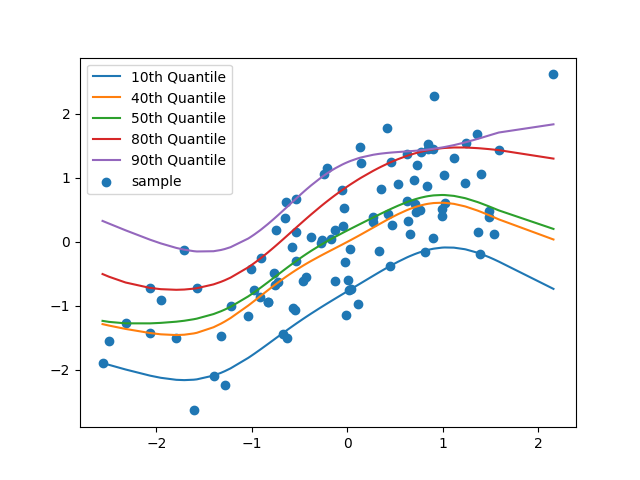

The Python source for this figure:
import numpy as np
from scipy.optimize import linprog
from scipy.sparse import block_diag
from quadprog import solve_qp
from sklearn.metrics.pairwise import rbf_kernel, linear_kernel
import matplotlib.pyplot as plt

np.set_printoptions(edgeitems=10, precision=2, linewidth=150)
np.random.seed(0)


def quadprog_solve_qp(P, q, G=None, h=None, A=None, b=None):
    penalty_lambda = 0.5
    qp_G = penalty_lambda * (P + P.T) + np.eye(P.shape[0])*0.00001  # make sure P is symmetric
    qp_a = -q
    if A is not None:
        qp_C = -numpy.vstack([A, G]).T
        qp_b = -numpy.hstack([b, h])
        meq = A.shape[0]
    else:  # no equality constraint
        qp_C = -G.T
        qp_b = -h
        meq = 0
    return solve_qp(qp_G, qp_a, qp_C, qp_b, meq)[0]

class kernel_snqr:

    def fit(self, X, y, taus, kernel):

        n = X.shape[0]
        k = X.shape[1]

        self.kernel = kernel
        L = kernel(X,X)
        self.design_mat = X

        self.L_X = min(0, np.min(L))
        L_plus = L - self.L_X
        print(np.linalg.eigvals(L_plus))
        print(np.linalg.eigvals(L))

        sort_taus = sorted(taus)

        P_taus = []
        c_taus = []
        A_taus = []
        b_taus = []

        for tau in sort_taus:

            P_tau = np.zeros((2*n+1, 2*n+1))
            P_tau[n+1:, n+1:] = L_plus
            P_taus.append(P_tau)
            c_tau = np.ones((n, 1))
            c_tau = np.vstack([c_tau, np.zeros((n+1, 1))])
            c_taus.append(c_tau)

            A_top = np.eye(n)/tau
            A_top = np.hstack([A_top, np.ones((n,1)), L_plus])
            A_top = -A_top
            A_bottom = np.eye(n)/(tau-1)
            A_bottom = np.hstack([A_bottom, np.ones((n,1)), L_plus])
            b_top = -y
            b_bottom = y

            A_tau = np.vstack([A_top, A_bottom])
            b_tau = np.hstack([b_top, b_bottom])

            print("A_tau:", A_tau.shape)

            A_taus.append(A_tau)
            b_taus.append(b_tau)

        P = block_diag(P_taus)
        c = np.vstack(c_taus)
        A_ub = block_diag(A_taus).toarray()
        b_ub = np.hstack(b_taus)

        weight_constr = np.zeros(((n+1)*(len(taus)-1), A_ub.shape[1]))
        for i in range(len(taus)-1):
            inds_tau1 = list(range(n+(2*n+1)*i, (2*n+1)*i+2*n+1))
            inds_tau2 = list(range(n+(2*n+1)*(i+1), (2*n+1)*(i+1)+2*n+1))
            for j in range(len(inds_tau1)):
                weight_constr[i+j, inds_tau1[j]] = 1
                weight_constr[i+j, inds_tau2[j]] = -1




        P = P.toarray()
        q = c[:,0]
        G = np.vstack([A_ub, weight_constr])
        h = np.hstack([b_ub, np.zeros((n+1)*(len(taus)-1))])

        print("c:", c.shape)
        print("A_ub:", A_ub.shape)
        print("b_ub:", b_ub.shape)

        res = quadprog_solve_qp(P=P, q=q, G=G, h=h)
        print(res.shape)

        self.beta_ks = np.vstack([res[n+(2*n+1)*i:(2*n+1)*i+2*n+1] for i in range(len(taus))]).T
        print("beta_ks:", self.beta_ks.shape)

    def predict(self, X):

        return (self.kernel(X, self.design_mat) - self.L_X) @ self.beta_ks[1:,:] + self.beta_ks[0,:]

if __name__ == '__main__':

    sample = np.random.multivariate_normal(mean=[0,0], cov = [[1, 0.75],
                                                              [0.75, 1]],
                                                       size = 100)

    X = np.expand_dims(sample[:,0], 1)
    y = sample[:,1]

    my_qr = kernel_snqr()

    taus = [ 0.9, 0.8,0.4 ,0.5 ,0.1 ]
    my_qr.fit(X, y, taus, rbf_kernel)

    plt.scatter(X,y, label='sample')
    est_quantiles = my_qr.predict(X)
    ind = np.argsort(X[:,0])

    for i, tau in enumerate(sorted(taus)):
        plt.plot(X[ind,0], est_quantiles[ind,i], label="{:.0f}th Quantile".format(100*tau))

    plt.legend()
    plt.savefig("kernel_snqr.png")
    plt.show()
